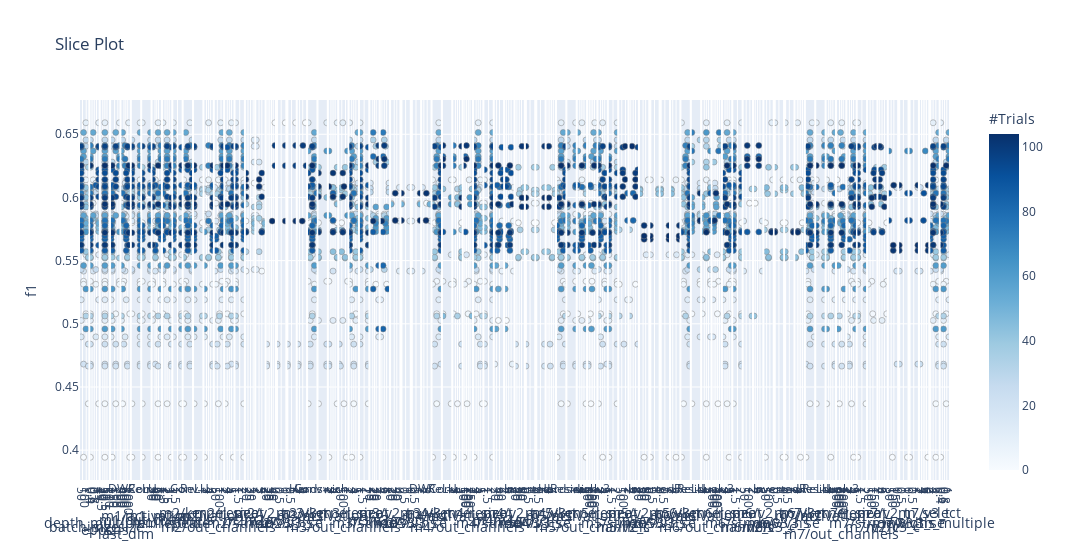

Here is the notebook cell this chart was saved with:
### Markdown cell above
## 2. 각 파라미터 결과

### Code cell
optuna.visualization.plot_slice(study, target=lambda t: t.values[0], target_name='f1')
